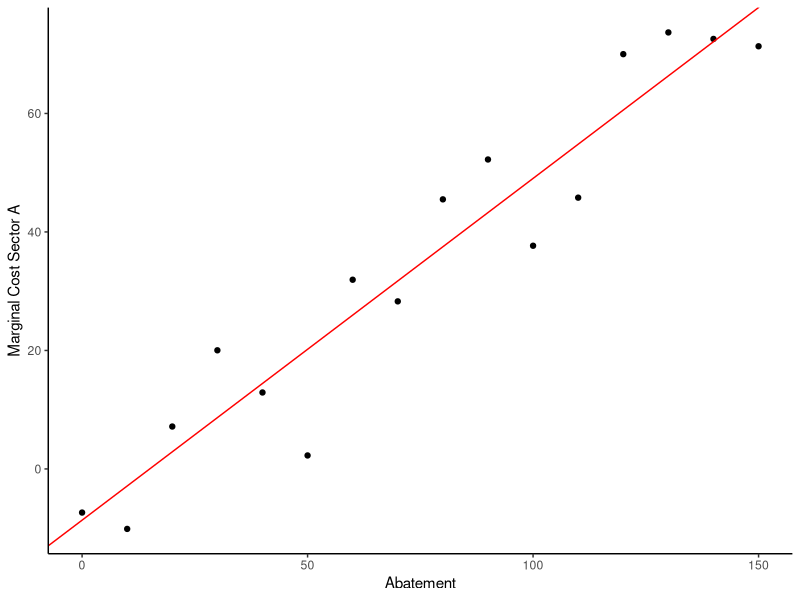
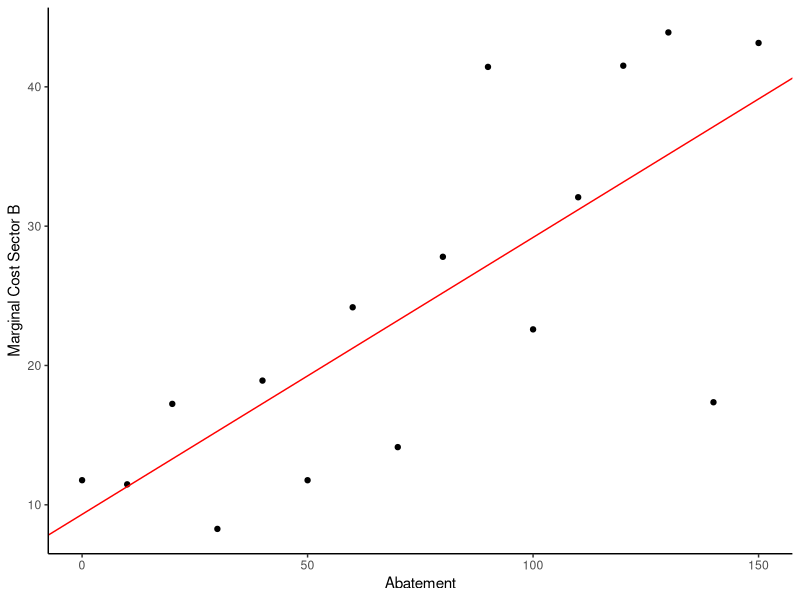
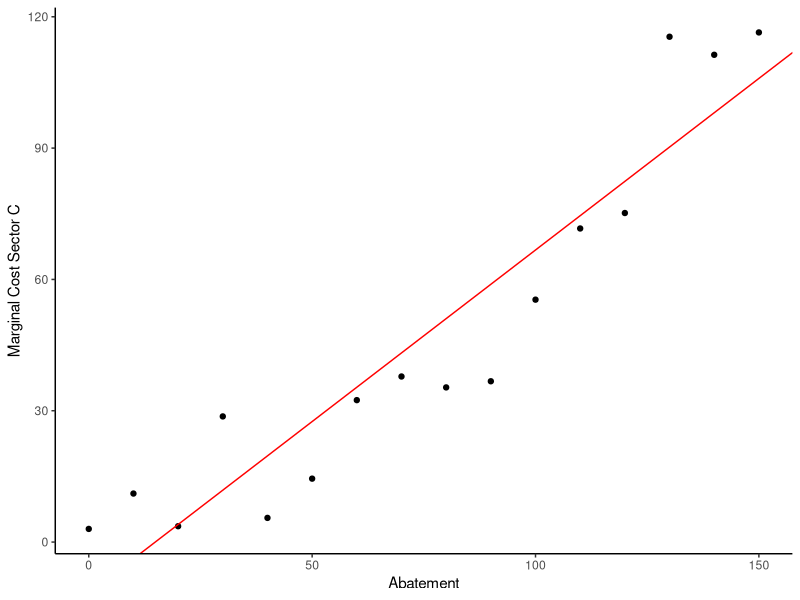
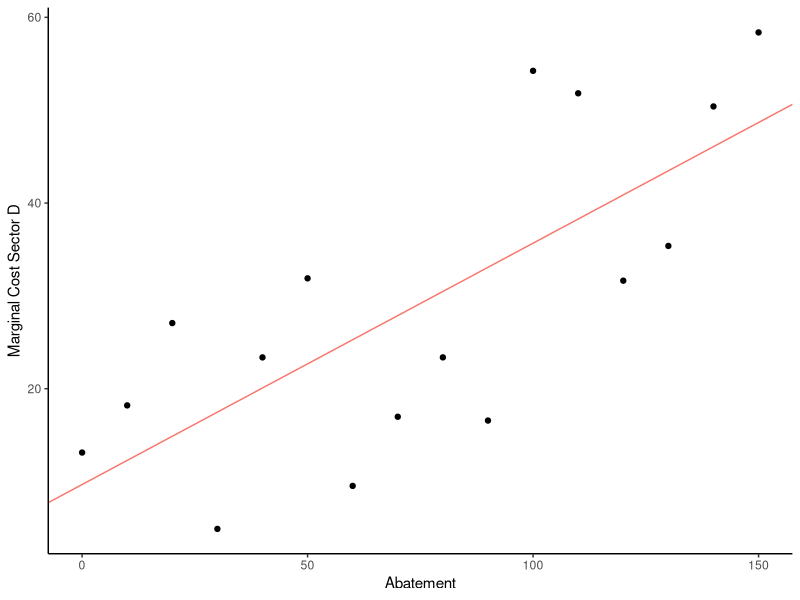
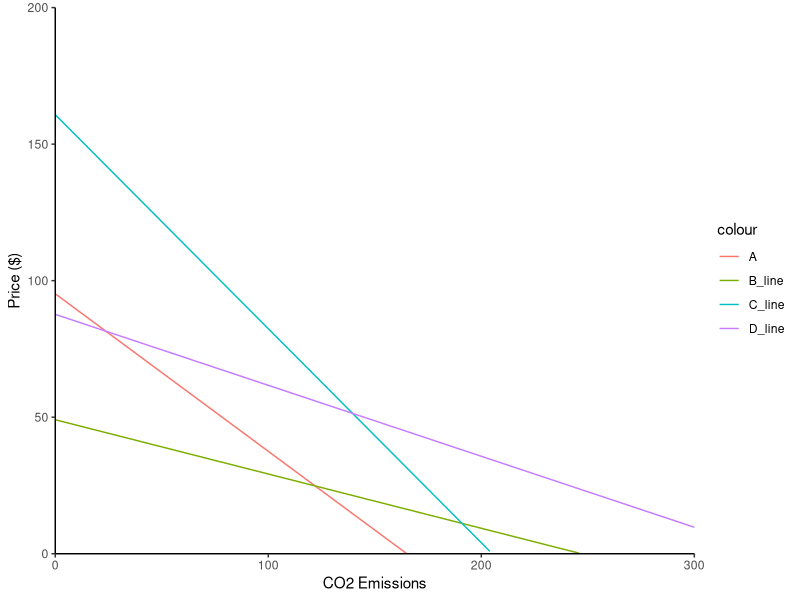
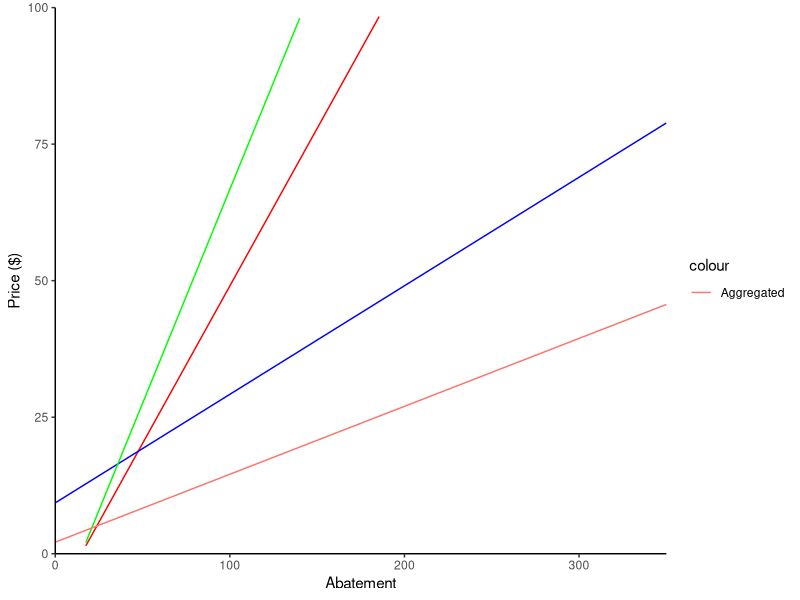

Generate these figures, in order, with R:
## ---- chunk 1
knitr::opts_chunk$set(echo = TRUE)
## ---- chunk 2
library(tidyverse)
data<- read_csv("HW4Data (3).csv")

## ---- chunk 3

# Linear regression for each sector

###############################################

# Sector A looks linear so linear regression
lm_a<- lm(MC_A ~ Abatement, data = data)
summary(lm_a)
# plot(lm_a) # check fit

# store parameters
int_a <- lm_a$coefficients[1]
slope_a <- lm_a$coefficients[2]

###############################################

# try linear regression for Sector b
lm_b <- lm(MC_B ~ Abatement, data = data)
summary(lm_b)
# plot(lm_b)

# store parameters
int_line_b<- lm_b$coefficients[1]
slope_line_b<- lm_b$coefficients[2]

#############################################

# Linear model for C
lm_c<- lm(MC_C ~ Abatement, data = data)
summary(lm_c) # explains 87% of the variance 

#store parameters for linear model
int_line_c<- lm_c$coefficients[1]
slope_line_c<- lm_c$coefficients[2]

#############################################

# linear model for MC_D
lm_d<- lm(MC_D ~ Abatement, data = data)
summary(lm_d)

#Store parameters
int_line_d<- lm_d$coefficients[1]
slope_line_d<- lm_d$coefficients[2]

################################################
## ---- chunk 4
# sector A 
A_lm_graph <- ggplot(data, aes(x=Abatement, y=MC_A)) +
  geom_point() + 
  geom_abline(aes(intercept = int_a, slope = slope_a), col = "red", show.legend = FALSE) +
  labs(
    y = "Marginal Cost Sector A"
  ) +
  theme_classic()
A_lm_graph

# sector B 
B_lm_graph <- ggplot(data, aes(x=Abatement, y=MC_B)) +
  geom_point() + 
  geom_abline(aes(intercept = int_line_b, slope = slope_line_b), col = "red", show.legend = FALSE) +
  labs(
    y = "Marginal Cost Sector B"
  ) +
  theme_classic()
B_lm_graph


# sector C
c_line_graph <- ggplot(data, aes(x=Abatement, y=MC_C)) +
  geom_point() + 
  geom_abline(aes(intercept = int_line_c, slope = slope_line_c), col = "red") +
  labs(
    y = "Marginal Cost Sector C"
  ) +
  theme_classic()
c_line_graph

# sector D

d_graph <- ggplot(data, aes(x = Abatement, y = MC_D)) +
  geom_point() + 
  geom_abline(aes(intercept = int_line_d, slope = slope_line_d, col = "red"), show.legend = FALSE) +
  labs(
    y = "Marginal Cost Sector D"
  ) +
  theme_classic()
d_graph

## ---- chunk 5

A<- function(x){int_a + slope_a*(180-x)}
WTP_A <- A(1)

B_line<- function(x){int_line_b + slope_line_b*(200-x)}
WTP_B <- B_line(1)

C_line<- function(x){int_line_c + slope_line_c*(220 - x)}
WTP_C <- C_line(1)

D_line<- function(x){int_line_d + slope_line_d*(300 - x)}
WTP_D <- D_line(1)

## ---- chunk 6
# Draw demand curves on a graph:

demand <- ggplot(data, aes(x=Abatement, y=MC_A)) +
  stat_function(fun = A, aes(color = "A")) +
  stat_function(fun = B_line, aes(color = "B_line")) +
  stat_function(fun = C_line, aes(color = "C_line")) +
  stat_function(fun = D_line, aes(color = "D_line")) +
  scale_x_continuous(expand = c(0,0), limits = c(0,300)) +
  scale_y_continuous(expand = c(0,0), limits = c(0,200)) +
  labs(
    y = "Price ($)",
    x = "CO2 Emissions"
  ) +
  theme_classic()
  
demand

## ---- chunk 7
# need the actual MCs to integrate
A_2<- function(x){int_a + slope_a*(x)}

B_2<- function(x){int_line_b + slope_line_b*(x)}

C_2 <- function(x){int_line_c + slope_line_c*(x)}

D_2 <- function(x){int_line_d + slope_line_d*(x)}

## ---- chunk 8
# the old thing you did wasn't right because you were working with the data and not the actual lines

# try with integration

###################
# sector A: current carbon emissions are 180, cut down by 1/2 = 90
cost_A <- integrate(A_2, 0, 90)

# sector B: current carbon emissions are 200, cut down by 1/2 = 100
cost_B <- integrate(B_2, 0, 100)

# sector C: current carbon emissions are 220, cut down by 1/2 = 110
cost_C <- integrate(C_2, 0, 110)

# total cost

total_cost <- cost_A$value + cost_B$value + cost_C$value

# also need help with this inline referencing the numbers are coming out weird 
## ---- chunk 9
# tax should be where the aggregate marginal cost curve crosses the aggregate demand curve 
# costs should


# to find the costs:
# need to integrate under each of these
# need to add what the end of the integration is to, ie how much each sector has to emit with the tax

#cost_A_t <- integrate(A_2, 0, )

#cost_B_t <- integrate(B_2, 0, )

#cost_C_cap <- integrate(C_2, 0, )

#total cost

#total_cost_t <- cost_A_t$value + cost_B_t$value + cost_C_tvalue


## ---- chunk 10
# first need to aggregate the demand curves horizonatally 

deno = slope_a * slope_line_b + slope_a * slope_line_c + slope_line_b * slope_line_c

agg_y_int = (int_a*slope_line_b*slope_line_c/deno) + (int_line_b*slope_a*slope_line_c/deno) + (int_line_c*slope_line_b*slope_a/deno)

agg_coeff = (slope_a*slope_line_b*slope_line_c/deno)

agg_abate_reverse <- function(x){
  agg_coeff*x + agg_y_int
}
price<- agg_abate_reverse(300) # 39.42658 

## ---- chunk 11

# To test how much abatement each place would need at the price of the aggregate MC curve
A_MC <- function(x){(-int_a + x)/slope_a}
abate_a<- A_MC(price)

B_MC<- function(x){(-int_line_b + x)/slope_line_b}
abate_b<- B_MC(price)

C_MC <- function(x){(-int_line_c + x)/slope_line_c}
abate_c<- C_MC(price)

D_MC<- function(x){(-int_line_d + x)/slope_line_d}

# check it adds up to 300:
total_abate_cap <- abate_a + abate_b + abate_c # it does!!

# now need to integrate under each of these
cost_A_cap <- integrate(A_2, 0, A_MC(price))

cost_B_cap <- integrate(B_2, 0, B_MC(price))

cost_C_cap <- integrate(C_2, 0, C_MC(price))

#total cost

total_cost_cap <- cost_A_cap$value + cost_B_cap$value + cost_C_cap$value
## ---- chunk 12

# for reference to check if this makes sense
MC_ag <- ggplot(data, aes(x=Abatement, y=MC_A)) +
  stat_function(fun = A_2, col = "red") +
  stat_function(fun = B_2, col = "blue") +
  stat_function(fun = C_2, col = "green") +
  stat_function(fun = agg_abate_reverse, geom ="line", aes(color = "Aggregated"))+
  scale_x_continuous(expand = c(0,0), limits = c(0,350)) +
  scale_y_continuous(expand = c(0,0), limits = c(0,100)) +
  labs(
    y = "Price ($)",
    x = "Abatement"
  ) +
  theme_classic()
  
MC_ag


## ---- chunk 13
# redo for 4 sectors and find the new amount of abatement for each sector under cap and trade

deno_2<-  slope_a * slope_line_b + slope_a * slope_line_c + slope_line_b * slope_line_c + slope_line_d*slope_a + slope_line_d* slope_line_b + slope_line_d*slope_line_c

agg_y_int_2 = ((int_a*slope_line_b*slope_line_c*slope_line_d)/deno_2) + ((int_line_b*slope_a*slope_line_c*slope_line_d)/deno_2) + ((int_line_c*slope_line_b*slope_a*slope_line_d)/deno_2) + ((int_line_d*slope_a*slope_line_b*slope_line_c)/deno_2)

agg_coeff_2 = ((slope_a*slope_line_b*slope_line_c*slope_line_d)/deno_2)

agg_abate_reverse_2 <- function(x){agg_coeff_2*x + agg_y_int_2}

price_2<- agg_abate_reverse_2(300)
price_2

# was able to find the price with all four sectors by using this functiona and plugging in prices until 300 abatement was found. Price = 29.81

agg_price_elegant<- function(x){
  a = A_MC(x)
  b = B_MC(x)
  c = C_MC(x)
  d = D_MC(x)
  
  return(a + b + c + d)
}

agg_price_elegant(29.81)
new_price<- 29.81
# this comes out to the correct total abatement but not the correct indiviual abatement when applying it to the indiviual functions below

###################################

A_2<- function(x){int_a + slope_a*x}

B_2<- function(x){int_line_b + slope_line_b*x}

C_2<- function(x){int_line_c + slope_line_c*x}

D_2<- function(x){int_line_d + slope_line_d*x}

# given the abatement, what is the price?
net_abate = function(x) {
  a = A_2(x)
  b = B_2(x)
  c = C_2(x)
  d = D_2(x)
  
  return(a + b + c + d)
}

net_abate(300)

## ---- chunk 14
# To test how much abatement each place would need at the price of the aggregate MC curve
abate_a_4<- A_MC(new_price)

abate_b_4<- B_MC(new_price)

abate_c_4<- C_MC(new_price)

D_MC <- function(x){(-int_line_d + x)/slope_line_d}
abate_d_4 <- D_MC(new_price)

# check if it adds up to 300
total <- abate_a_4 + abate_b_4 + abate_c_4 + abate_d_4 # IT WORKS!!!!


cost_A_4 <- integrate(A_2, 0, A_MC(new_price))

cost_B_4 <- integrate(B_2, 0, B_MC(new_price))

cost_C_4 <- integrate(C_2, 0, C_MC(new_price))

cost_D_4 <- integrate(D_2, 0, D_MC(new_price))

#total cost

total_cost_4 <- cost_A_cap$value + cost_B_cap$value + cost_C_cap$value

## ---- chunk 15
# just add 1 to each MC function

# take what the initial emissions of each sector was and subtract the amount they are abating and that is the level of local air pollution in each country

# country X air pollution

pollute_a<- 180 - abate_a
pollute_b<- 200 - abate_b
pollute_c<- 220 - abate_c

country_x_pollute<- pollute_a + pollute_b + pollute_c

# Country Y air pollution (same as beginning because there is no abatement?)

country_y_pollute<- 300

## ---- chunk 16




